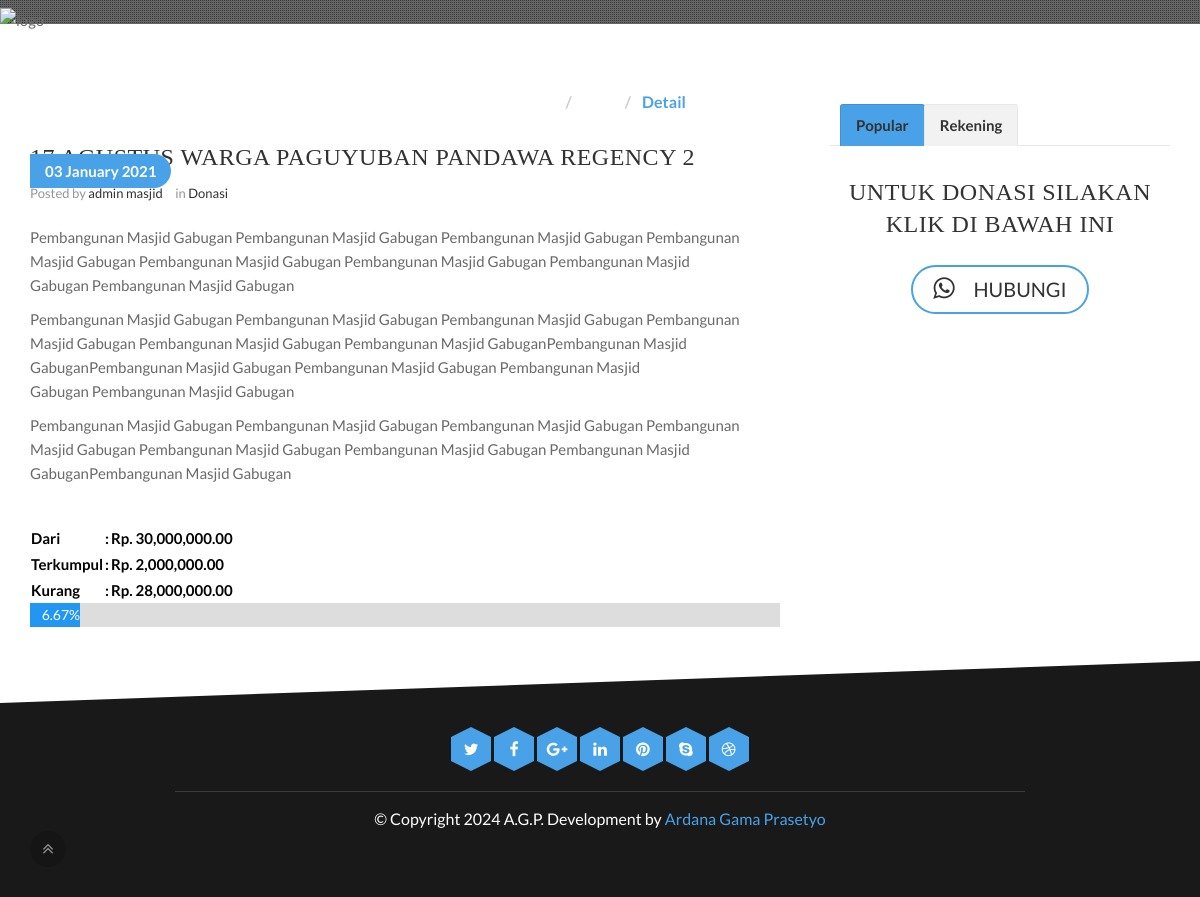
Screenshot of /donasi/detail/2 with the database file from the repository.
### tables this page shows
CREATE TABLE `donasi` (
  `donasi_id` int(10) NOT NULL AUTO_INCREMENT,
  `donasi_nama` varchar(100) DEFAULT NULL,
  `donasi_ringkasan` text DEFAULT NULL,
  `donasi_isi` text DEFAULT NULL,
  `donasi_photo` varchar(100) DEFAULT NULL,
  `donasi_target` double(10,2) DEFAULT NULL,
  `created_date` date DEFAULT NULL,
  `modified_date` date DEFAULT NULL,
  `created_by` varchar(50) DEFAULT NULL,
  `modified_by` varchar(50) DEFAULT NULL,
  `priority` int(10) DEFAULT NULL,
  PRIMARY KEY (`donasi_id`)
);

### application/controllers/Donasi.php (called while the page is built, shortened)
<?php
class Donasi extends CI_Controller {
	function detail($id)
	{
		$data['judul'] = "Dashboard";
		$data['judul_top'] = "DASHBOARD | Masjid At - Taqwa Gabugan";
		$data['kegiatan_view'] = $this->Dashboard_model->kegiatan_view();
		$data['kegiatan_sidebar_view'] = $this->Dashboard_model->kegiatan_sidebar_view();
		$data['divisi_view'] = $this->Dashboard_model->divisi_view();
		$data['donasi_view'] = $this->Donasi_model->donasi_view();
		$data['donasi_detail'] = $this->Donasi_model->donasi_detail($id);
		$data['kegiatan_kategori_view'] = $this->Kegiatan_model->kegiatan_kategori_view();
		$data['topbar'] = 'donasi';
		$data['content'] ='v_donasi/detail_donasi';
		$this->load->view('template',$data);
	}
}
?>

### index.php (called while the page is built, shortened)
<?php
require_once BASEPATH.'core/CodeIgniter.php';

### application/models/Donasi_model.php (called while the page is built, shortened)
<?php
class Donasi_model extends CI_Model
{
	function donasi_detail($donasi_id)
	{
		$sql = "SELECT
				d.donasi_target as target,
				d.created_by,
				d.donasi_nama as nama,
				d.donasi_ringkasan as ringkasan,
				sum(dr.donatur_jumlah) as jumlah,
				d.donasi_photo as photo,
				d.donasi_id as id,
				d.donasi_isi as isi,
				d.created_date
				FROM  donasi d
				LEFT JOIN donatur dr ON d.donasi_id = dr.donasi_id
				where d.donasi_id = '$donasi_id'
				group by d.donasi_id
				Order by d.created_date DESC
				 ";
		return $this->db->query($sql)->row_array();
	}
}
?>

### application/views/v_donasi/detail_donasi.php (the view, shortened to what this page needs)
<div id="banner-area">
	<div class="parallax-overlay"></div>
		<div class="banner-title-content">
        	<div class="text-center">
	        	<h2>INFAK</h2>
	        	<ul class="breadcrumb">
		            <li>Home</li>
		            <li>Infak</li>
		            <li><a href="#"> Detail</a></li>
	          	</ul>
          	</div>
      	</div>
</div>
<section id="main-container">
	<div class="container">
		<div class="row">
				<div class="col-lg-8 col-md-8 col-sm-12 col-xs-12">
					<div class="post-content">
						<div class="post-image-wrapper">
							<?php $date = date_create($donasi_detail['created_date']) ;?>
							<span class="blog-date"><a href="#"> <?= date_format($date,"d F Y"); ?></a></span>
						</div>
						<div class="post-header clearfix">
							<h2 class="post-title">
								<a href="blog-item.html"><?php echo $donasi_detail['nama'];  ?></a>
							</h2>
							<div class="post-meta">
								<span class="post-meta-author">Posted by <a href="#"><?php echo $donasi_detail['created_by'];  ?></a></span>
								<span class="post-meta-cats"> in <a href="#"> Donasi </a></span>
							</div>
						</div>
						<div class="entry-content">
							<?php echo $donasi_detail['isi'];  ?>
						</div>
						<div class="gap-20"></div>
						<?php
						$jumlah = $donasi_detail['jumlah'];
						$target = $donasi_detail['target'];
						$kurang = $target - $jumlah;
						$persen=(($jumlah)/($target))*100;
						$bulat = round($persen, 2);
						?>
						<table style="font-weight: bold;color: black;">
							<tr>
								<td> Dari </td>
								<td> : </td>
								<td> Rp. <?= number_format($target,2) ?></td>
							</tr>
							<tr>
								<td> Terkumpul </td>
								<td> : </td>
								<td> Rp. <?= number_format($jumlah,2) ?></td>
							</tr>
							<tr>
								<td> Kurang </td>
								<td> : </td>
								<td> Rp. <?= number_format($kurang,2) ?></td>
							</tr>
						</table>
						<div class="containerskills">
							<div class="skills" style="font-size:14px;width:<?= $bulat; ?>%; background-color: #2196F3;"><?=$bulat; ?>%</div>
						</div>
					</div>
				</div>
                <div class="col-lg-4 col-md-4 col-sm-12 col-xs-12">
                    <div class="sidebar sidebar-right">
                        <div class="widget widget-tab">
                            <ul class="nav nav-tabs">
                              <li class="active"><a href="#popular-tab" data-toggle="tab">popular</a></li>
                              <li class=""><a href="#rekening-tab" data-toggle="tab">rekening</a></li>
                            </ul>
                            <div class="tab-content">
                                <div class="tab-pane active" id="popular-tab">
                                    <h3 align="center">Untuk Donasi Silakan Klik Di bawah ini</h3>
                                    <div class="post-footer" align="center">
                            			<a href="https://api.whatsapp.com/send?phone=6285265204852&text=Saya Berminat Berdonasi ke program <?= $donasi_detail['nama']?>" class="btn btn-primary"> <i class="fa fa-whatsapp" style="font-size:25px;"> &nbsp;&nbsp;</i><span style="font-size:20px;">Hubungi</span></a>
                        			</div>
                                </div>
                            </div>
                        </div>
                    </div>
                </div>
		</div>
	</div>
</section>

### application/views/template.php (shortened to what this page needs)
<!DOCTYPE html>
<html lang="en">
<head>
    <link rel="stylesheet" href="<?php echo base_url(); ?>design/css/bootstrap.min.css">
    <link rel="stylesheet" href="<?php echo base_url(); ?>design/css/style.css">
    <link rel="stylesheet" href="<?php echo base_url(); ?>design/css/responsive.css">
    <link rel="stylesheet" href="<?php echo base_url(); ?>design/css/font-awesome.min.css">
    <link rel="stylesheet" href="<?php echo base_url(); ?>design/css/animate.css">
    <link rel="stylesheet" href="<?php echo base_url(); ?>design/css/prettyPhoto.css">
    <link rel="stylesheet" href="<?php echo base_url(); ?>design/css/owl.carousel.css">
    <link rel="stylesheet" href="<?php echo base_url(); ?>design/css/owl.theme.css">
    <link rel="stylesheet" href="<?php echo base_url(); ?>design/css/flexslider.css">
    <link rel="stylesheet" href="<?php echo base_url(); ?>design/css/cd-hero.css">
    <link id="style-switch" href="<?php echo base_url(); ?>design/css/presets/preset1.css" media="screen" rel="stylesheet" type="text/css">
    <link rel="stylesheet" href="https://cdnjs.cloudflare.com/ajax/libs/font-awesome/4.7.0/css/font-awesome.min.css">
</head>
<body>
    <div class="body-inner">
    <?php $this->load->view('topbar'); ?>
    <?php $this->load->view($content);?>
    <?php $this->load->view('footer'); ?>
    </div>
</body>
</html>

### application/views/topbar.php (shortened to what this page needs)
<header id="header" class="navbar-fixed-top header2" role="banner">
    <img class="img-responsive" src="<?php echo base_url(); ?>images/pandawa.png"  width=80 height=80 style="float:left;" alt="logo" >
        <div class="container">
            <div class="row">
                <div class="navbar-header">
                    <div class="navbar-brand">
                              <a href="<?php echo base_url();?>dashboard">
                            <h4 style="color:white;"> <span>Pandawa Regency 2</span>
                        </a>
                    </div>
                </div>
                <nav class="collapse navbar-collapse clearfix" role="navigation">
                    <ul class="nav navbar-nav navbar-right">
                        <li <?php if ($topbar == 'home') {echo 'class="dropdown active"';} ?>>
                            <a href="<?php echo base_url();?>dashboard" >Home</i></a>
                        </li>
                        <li <?php if ($topbar == 'profile') {echo 'class="dropdown active"';} ?>>
                            <a href="<?php echo base_url();?>profile" >Profile </a>
                        </li>
                        <li <?php if ($topbar == 'Struktur') {echo 'class="dropdown active"';} ?>>
                            <a href="<?php echo base_url();?>struktur" >Struktur </a>
                        </li>
                        <li <?php if ($topbar == 'kegiatan') {echo 'class="dropdown active"';}  else {echo 'class="dropdown"';}?>>
                            <a href="#" class="dropdown-toggle" data-toggle="dropdown">Kegiatan</a>
                        </li>
                        <li><a href="contact.html">Contact</a></li>
                    </ul>
                </nav>
            </div>
        </div>
    </header>

### application/views/footer.php
<section id="copyright" class="copyright angle">
       <div class="container">
           <div class="row">
               <div class="col-md-12 text-center">
                   <ul class="footer-social unstyled">
                       <li>
                           <a title="Twitter" href="#">
                               <span class="icon-pentagon wow bounceIn"><i class="fa fa-twitter"></i></span>
                           </a>
                           <a title="Facebook" href="#">
                               <span class="icon-pentagon wow bounceIn"><i class="fa fa-facebook"></i></span>
                           </a>
                           <a title="Google+" href="#">
                               <span class="icon-pentagon wow bounceIn"><i class="fa fa-google-plus"></i></span>
                           </a>
                           <a title="linkedin" href="#">
                               <span class="icon-pentagon wow bounceIn"><i class="fa fa-linkedin"></i></span>
                           </a>
                           <a title="Pinterest" href="#">
                               <span class="icon-pentagon wow bounceIn"><i class="fa fa-pinterest"></i></span>
                           </a>
                           <a title="Skype" href="#">
                               <span class="icon-pentagon wow bounceIn"><i class="fa fa-skype"></i></span>
                           </a>
                           <a title="Dribble" href="#">
                               <span class="icon-pentagon wow bounceIn"><i class="fa fa-dribbble"></i></span>
                           </a>
                       </li>
                   </ul>
               </div>
           </div>
           <div class="row">
               <div class="col-md-12 text-center">
                   <div class="copyright-info">
                    &copy; Copyright <?= date('Y')?> A.G.P. <span>Development by <a href="#">Ardana Gama Prasetyo</a> </span>
                   </div>
               </div>
           </div>
          <div id="back-to-top" data-spy="affix" data-offset-top="10" class="back-to-top affix">
               <button class="btn btn-primary" title="Back to Top"><i class="fa fa-angle-double-up"></i></button>
           </div>
       </div>
   </section>

### application/views/v_donasi/detail_donasi.php (style rules this page uses)
* { box-sizing: border-box }
.containerskills { width: 100%; background-color: #ddd; }
.skills { text-align: right; padding-top: 0px; padding-bottom: 0px; color: white; }

### rows the page displays
donasi: created_date "03 January 2021", donasi_nama "17 AGUSTUS WARGA PAGUYUBAN PANDAWA REGENCY 2", created_by "admin masjid", donasi_isi "Pembangunan Masjid Gabugan Pembangunan Masjid Gabugan Pembangunan Masjid Gabugan Pembangunan Masjid Gabugan Pembangunan Masjid Gabugan Pembangunan Masjid Gabugan Pembangunan Masjid Gabugan Pembangunan Masjid Gabugan Pembangunan Masjid Gabugan Pembangunan Masjid Gabugan Pembangunan Masjid Gabugan Pembangunan Masjid Gabugan Pembangunan Masjid Gabugan Pembangunan Masjid GabuganPembangunan Masjid GabuganPembangunan Masjid Gabugan Pembangunan Masjid Gabugan Pembangunan Masjid Gabugan Pembangunan Masjid Gabugan Pembangunan Masjid Gabugan Pembangunan Masjid Gabugan Pembangunan Masjid Gabugan Pembangunan Masjid Gabugan Pembangunan Masjid Gabugan Pembangunan Masjid Gabugan Pembangunan Masjid…", donasi_target "30,000,000.00"

### other values shown
$jumlah "2,000,000.00"
$kurang "28,000,000.00"
$bulat "6.67"
